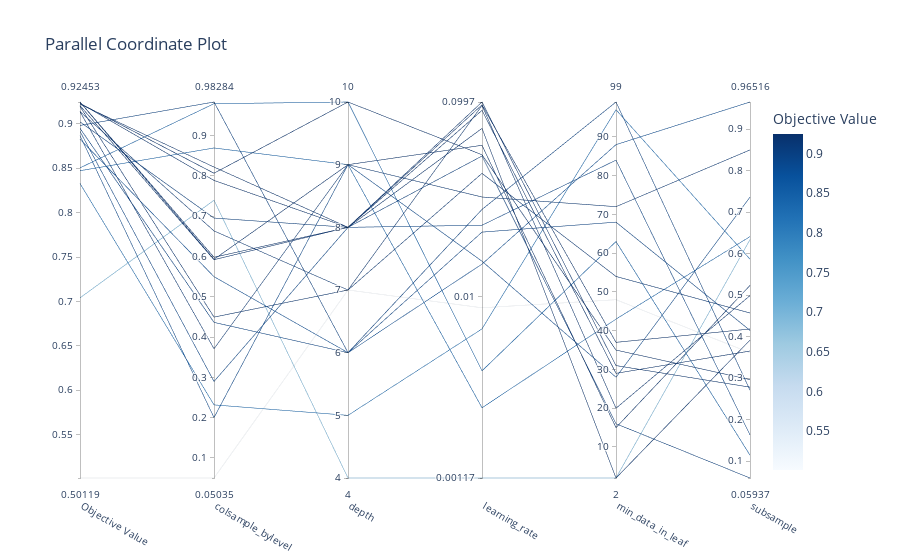

Here is the notebook cell this chart was saved with:
### Code cell
plot_parallel_coordinate(study).show()

### Figure 1 — Plotly figure (JSON) as saved in the notebook; plotly's stock layout.template omitted (floating-point values rounded to 4 significant figures)
{"data": [{"dimensions": [{"label": "Objective Value", "range": [0.5012, 0.9245], "values": [0.8915, 0.8867, 0.8949, 0.9137, 0.8328, 0.8826, 0.9136, 0.8981, 0.9221, 0.8504, 0.704, 0.9245, 0.9232, 0.9205, 0.923, 0.9195, 0.8472, 0.9021, 0.5012, 0.9245]}, {"label": "colsample_bylevel", "range": [0.05035, 0.9828], "values": [0.2897, 0.2002, 0.4363, 0.6632, 0.2317, 0.5496, 0.3709, 0.9828, 0.8215, 0.9787, 0.7392, 0.5977, 0.7884, 0.5918, 0.8063, 0.4494, 0.8688, 0.695, 0.05035, 0.5927]}, {"label": "depth", "range": [4, 10], "values": [8, 9, 6, 7, 5, 6, 9, 6, 8, 10, 4, 8, 8, 8, 10, 7, 9, 8, 7, 9]}, {"label": "learning_rate", "range": [-2.932, -1.002], "ticktext": ["0.00117", "0.01", "0.0997"], "tickvals": [-2.932, -2, -1.002], "values": [-1.634, -1.819, -1.669, -1.368, -2.166, -1.834, -1.489, -1.553, -1.137, -2.382, -2.932, -1.016, -1.044, -1.002, -1.272, -1.02, -2.571, -1.279, -2.058, -1.224]}, {"label": "min_data_in_leaf", "range": [2, 99], "values": [84, 28, 68, 54, 97, 88, 72, 99, 2, 63, 2, 37, 29, 31, 35, 20, 43, 16, 48, 15]}, {"label": "subsample", "range": [0.05937, 0.9652], "values": [0.1631, 0.736, 0.415, 0.4569, 0.5865, 0.9652, 0.8497, 0.2709, 0.3915, 0.1143, 0.6337, 0.4183, 0.3653, 0.2782, 0.2964, 0.4987, 0.6409, 0.05937, 0.361, 0.5233]}], "labelangle": 30, "labelside": "bottom", "line": {"color": [0.8915, 0.8867, 0.8949, 0.9137, 0.8328, 0.8826, 0.9136, 0.8981, 0.9221, 0.8504, 0.704, 0.9245, 0.9232, 0.9205, 0.923, 0.9195, 0.8472, 0.9021, 0.5012, 0.9245], "colorbar": {"title": {"text": "Objective Value"}}, "colorscale": [[0, "rgb(247,251,255)"], [0.125, "rgb(222,235,247)"], [0.25, "rgb(198,219,239)"], [0.375, "rgb(158,202,225)"], [0.5, "rgb(107,174,214)"], [0.625, "rgb(66,146,198)"], [0.75, "rgb(33,113,181)"], [0.875, "rgb(8,81,156)"], [1, "rgb(8,48,107)"]], "reversescale": false, "showscale": true}, "type": "parcoords"}], "layout": {"title": {"text": "Parallel Coordinate Plot"}}}
